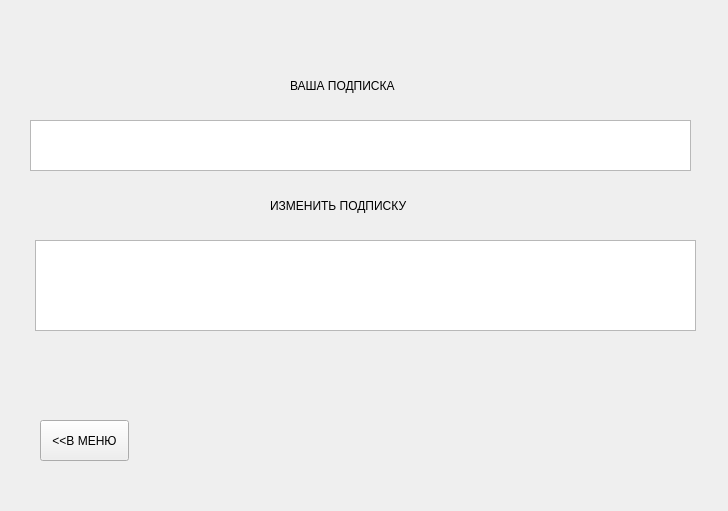
<?xml version="1.0" encoding="UTF-8"?>
<ui version="4.0">
 <class>SubscribeView</class>
 <widget class="QWidget" name="SubscribeView">
  <property name="geometry">
   <rect>
    <x>0</x>
    <y>0</y>
    <width>728</width>
    <height>511</height>
   </rect>
  </property>
  <property name="windowTitle">
   <string>Form</string>
  </property>
  <widget class="QLabel" name="label">
   <property name="geometry">
    <rect>
     <x>270</x>
     <y>180</y>
     <width>171</width>
     <height>51</height>
    </rect>
   </property>
   <property name="text">
    <string>ИЗМЕНИТЬ ПОДПИСКУ</string>
   </property>
  </widget>
  <widget class="QTableView" name="tableView">
   <property name="geometry">
    <rect>
     <x>35</x>
     <y>240</y>
     <width>661</width>
     <height>91</height>
    </rect>
   </property>
  </widget>
  <widget class="QPushButton" name="btnMenu">
   <property name="geometry">
    <rect>
     <x>40</x>
     <y>420</y>
     <width>89</width>
     <height>41</height>
    </rect>
   </property>
   <property name="text">
    <string>&lt;&lt;В МЕНЮ</string>
   </property>
  </widget>
  <widget class="QTableView" name="curSubscrView">
   <property name="geometry">
    <rect>
     <x>30</x>
     <y>120</y>
     <width>661</width>
     <height>51</height>
    </rect>
   </property>
  </widget>
  <widget class="QLabel" name="label_2">
   <property name="geometry">
    <rect>
     <x>290</x>
     <y>60</y>
     <width>141</width>
     <height>51</height>
    </rect>
   </property>
   <property name="text">
    <string>ВАША ПОДПИСКА</string>
   </property>
  </widget>
 </widget>
 <resources/>
 <connections/>
</ui>
